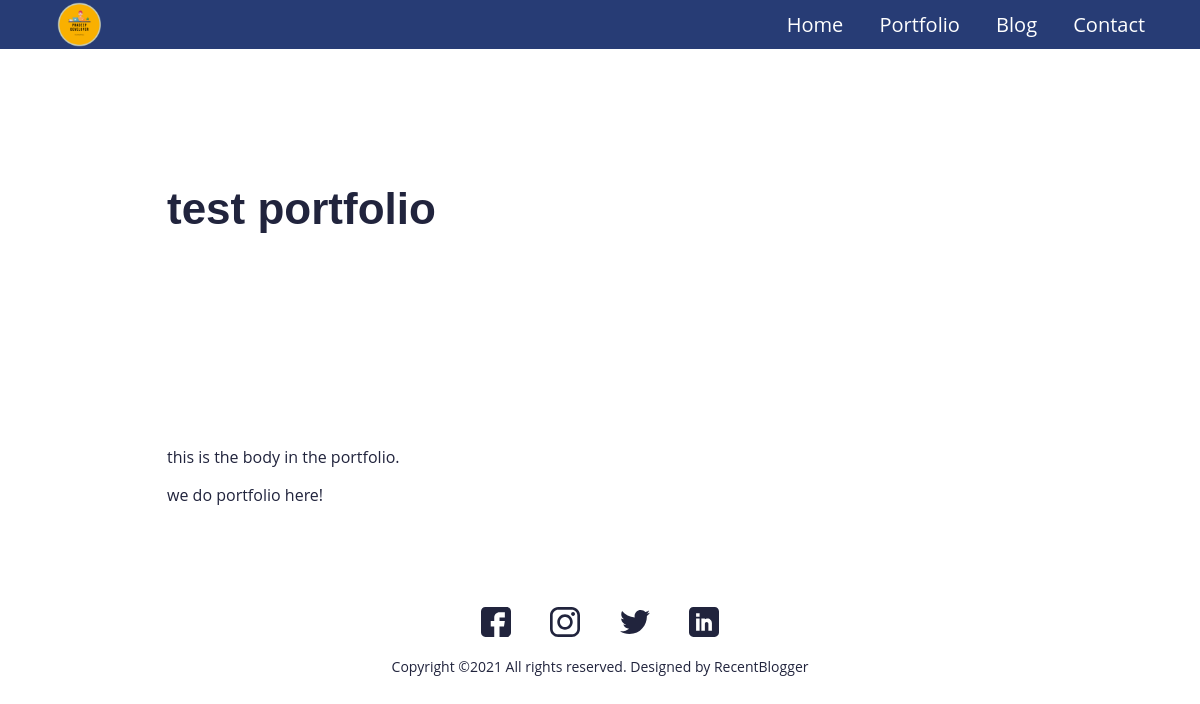
The page /portfolio/test-portfolio on the database its author committed.
### main/models.py (models this page shows, shortened)
class Portfolio(models.Model):
    class Meta:
        verbose_name_plural = 'Portfolio Profiles'
        verbose_name = 'Portfolio'
        ordering = ['name']
    date = models.DateTimeField(blank=True, null=True)
    name = models.CharField(max_length=200, blank=True,null=True)
    description = models.CharField(max_length=500, blank=True, null=True)
    body = RichTextField(blank=True, null=True)
    image = models.ImageField(blank=True, null=True, upload_to='portfolio')
    slug = models.SlugField(null=True, blank=True)
    is_active = models.BooleanField(default=True)

### main/views.py (the view)
# urls.py: path('portfolio/<slug:slug>', views.PortfolioDetailView.as_view(), name="portfolio"),
class PortfolioDetailView(generic.DetailView):
    model = Portfolio
    template_name = "main/portfolio-detail.html"

### resume_demo/context_processors.py (called while the page is built)
def project_context(request):
    context = {
        'me': User.objects.first(),
    }
    return context

### main/templates/main/portfolio-detail.html (shortened to what this page needs)
{% extends 'main/base.html' %}
{% load static %}
{% block content %}
<section>
  <div class="innerPageBannerCol">
    <div class="container">
      <div class="row g-4 g-md-3  align-items-center">
        <div class="col-md-6">
          <div class="bannerContent">
            <h1 class="xlTitle pb-md-3">{{object.name}}</h1>
          </div>
        </div>
      </div>
    </div>
  </div>
</section>
<section>
  <div class="sectionSpaceSm">
    <div class="container">
      {{object.body|safe}}
    </div>
  </div>
</section>
{%endblock%}

### static/css/style.css (style rules this page uses)
:root { --primaryColor: #9C07B6; --primaryDarkColor: #3D0048; --yellowcolor: #fff952; --primaryHoverColor: #900AA8; --secondaryColor: #F9B000; --baseColor: #21243D; --baseFont: 'Open Sans', sans-serif; --titleFont: 'Poppins', sans-serif; --regular: 400; --medium: 500; --bold: 600; --black: 900; --lightBg: #c7ecee; }
html { scroll-behavior: smooth; }
body { font-family: var(--baseFont); color: var(--baseColor); line-height: normal; }
.xlTitle { font-size: 44px; line-height: 1.3; font-weight: var(--bold); font-family: var(--titleFont) }
.sectionSpaceSm { padding: 35px 0; }
.innerPageBannerCol { padding: 180px 0 150px; }
@media (min-width:992px) { .container, .container-lg, .container-md, .container-sm, .container-xl, .container-xxl { max-width: 890px; } }

### rows shown on the page
Portfolio: name "test portfolio", body "this is the body in the portfolio. we do portfolio here!"
